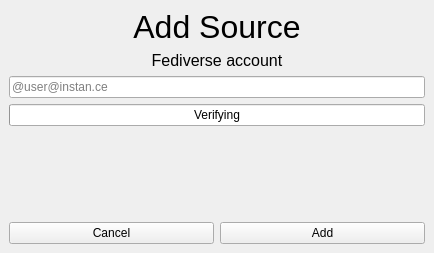
<?xml version="1.0" encoding="UTF-8"?>
<ui version="4.0">
 <class>MainWindow</class>
 <widget class="QMainWindow" name="MainWindow">
  <property name="geometry">
   <rect>
    <x>0</x>
    <y>0</y>
    <width>434</width>
    <height>253</height>
   </rect>
  </property>
  <property name="windowTitle">
   <string>MainWindow</string>
  </property>
  <widget class="QWidget" name="centralwidget">
   <layout class="QVBoxLayout" name="verticalLayout">
    <item>
     <widget class="QLabel" name="label_3">
      <property name="sizePolicy">
       <sizepolicy hsizetype="Preferred" vsizetype="Preferred">
        <horstretch>0</horstretch>
        <verstretch>0</verstretch>
       </sizepolicy>
      </property>
      <property name="font">
       <font>
        <pointsize>24</pointsize>
       </font>
      </property>
      <property name="text">
       <string>Add Source</string>
      </property>
      <property name="textFormat">
       <enum>Qt::AutoText</enum>
      </property>
      <property name="scaledContents">
       <bool>true</bool>
      </property>
      <property name="alignment">
       <set>Qt::AlignHCenter|Qt::AlignTop</set>
      </property>
     </widget>
    </item>
    <item>
     <widget class="QLabel" name="label">
      <property name="font">
       <font>
        <pointsize>12</pointsize>
       </font>
      </property>
      <property name="text">
       <string>Fediverse account</string>
      </property>
      <property name="alignment">
       <set>Qt::AlignCenter</set>
      </property>
     </widget>
    </item>
    <item>
     <widget class="QLineEdit" name="lineEdit">
      <property name="text">
       <string/>
      </property>
      <property name="placeholderText">
       <string>@user@instan.ce</string>
      </property>
     </widget>
    </item>
    <item>
     <widget class="QProgressBar" name="progressBar">
      <property name="minimum">
       <number>0</number>
      </property>
      <property name="maximum">
       <number>1</number>
      </property>
      <property name="value">
       <number>0</number>
      </property>
      <property name="invertedAppearance">
       <bool>false</bool>
      </property>
      <property name="format">
       <string>Verifying</string>
      </property>
     </widget>
    </item>
    <item>
     <spacer name="verticalSpacer">
      <property name="orientation">
       <enum>Qt::Vertical</enum>
      </property>
      <property name="sizeHint" stdset="0">
       <size>
        <width>20</width>
        <height>40</height>
       </size>
      </property>
     </spacer>
    </item>
    <item>
     <layout class="QHBoxLayout" name="horizontalLayout_4">
      <item>
       <widget class="QPushButton" name="pushButton">
        <property name="text">
         <string>Cancel</string>
        </property>
        <property name="icon">
         <iconset theme="cancel">
          <normaloff>../../../../../../</normaloff>../../../../../../</iconset>
        </property>
       </widget>
      </item>
      <item>
       <widget class="QPushButton" name="pushButton_2">
        <property name="text">
         <string>Add</string>
        </property>
        <property name="icon">
         <iconset theme="add"/>
        </property>
       </widget>
      </item>
     </layout>
    </item>
   </layout>
  </widget>
 </widget>
 <resources/>
 <connections/>
</ui>
